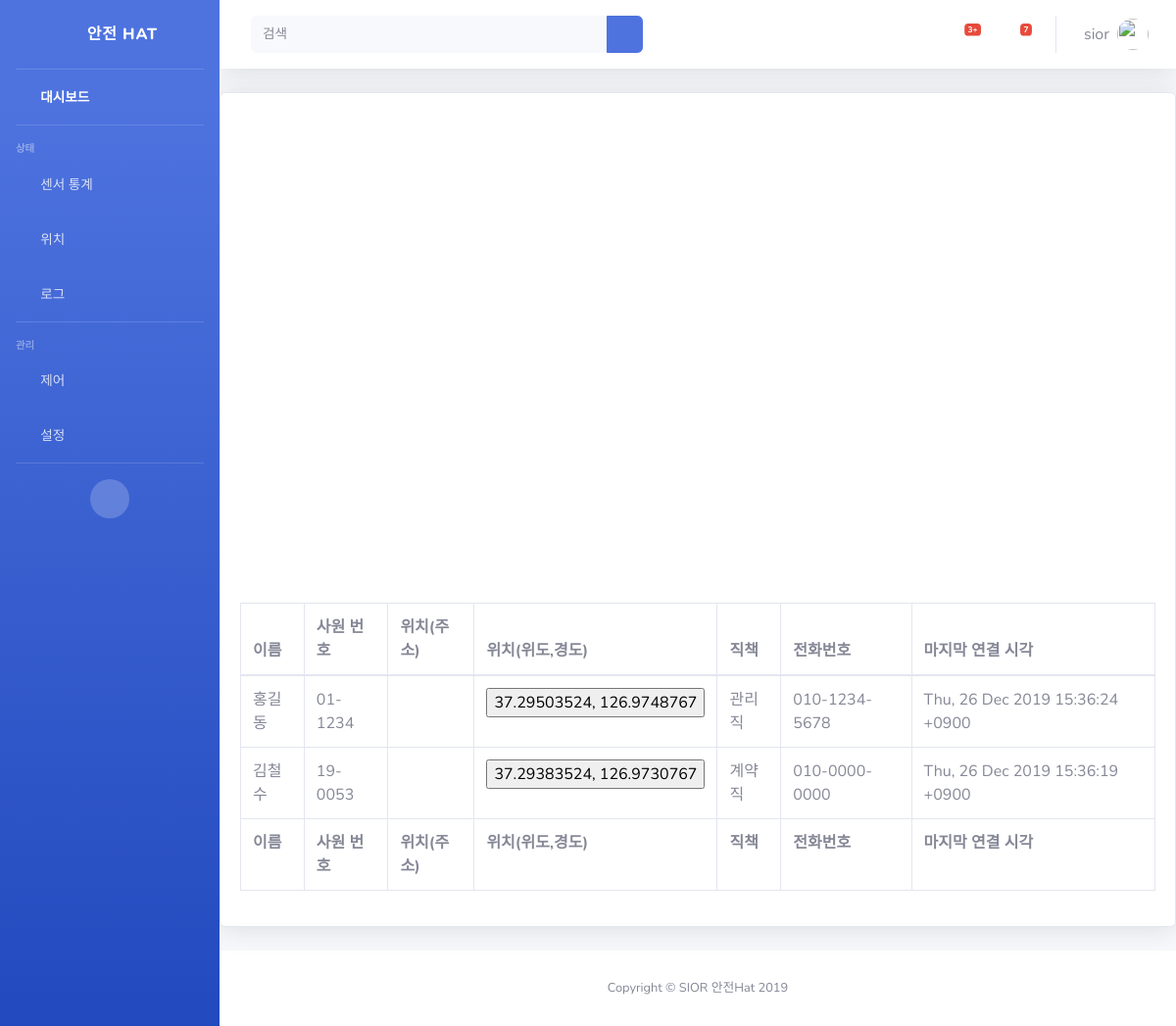
The page /home/location (signed in) on the database its author committed.
### dashboard/models.py (models this page shows)
class Hat(models.Model):
    id = models.AutoField(primary_key = True)
    user_name = models.CharField(max_length = 50)
    employee_id = models.CharField(max_length = 100, null = True)
    phone_number = models.CharField(max_length = 20, null = True)
    job_position = models.CharField(max_length = MAX_LEN, null = True)
    last_location_gps_lat = models.CharField(max_length = MAX_LEN, null = True, blank = True)
    last_location_gps_lng = models.CharField(max_length = MAX_LEN, null = True, blank = True)
    last_location_str = models.CharField(max_length = MAX_LEN, null = True, blank = True)
    last_connect_date = models.DateTimeField(null = True, blank = True)

### dashboard/views.py (the view)
# urls.py: path('location', views.location),
def location(request):
    Hats = Hat.objects
    return render(request, 'location.html', {'Hats': Hats})

### dashboard/templates/location.html (shortened to what this page needs)
{% extends "base.html" %}
{% load static %}
{% block content %}
    <div class="card shadow mb-4">
      <div id="map" style="width: 100%;height: 500px;"></div>
      <div class="card-body">
        <div class="table-responsive">
          <table class="table table-bordered" id="dataTable" width="100%" cellspacing="0">
            <thead>
              <tr>
                <th>이름</th>
                <th>사원 번호</th>
                <th>위치(주소)</th>
                <th>위치(위도,경도)</th>
                <th>직책</th>
                <th>전화번호</th>
                <th>마지막 연결 시각</th>
              </tr>
            </thead>
            <tfoot>
              <tr>
                <th>이름</th>
                <th>사원 번호</th>
                <th>위치(주소)</th>
                <th>위치(위도,경도)</th>
                <th>직책</th>
                <th>전화번호</th>
                <th>마지막 연결 시각</th>
              </tr>
            </tfoot>
            <tbody>
            {% for Hat in Hats.all %}
              <tr>
                <td>
                  {{Hat.user_name}}
                </td>
                <td>
                  {{Hat.employee_id}}
                </td>
                <td id="{{Hat.id}}_loc">
                </td>
                <td>
                  <input type="button" onclick="" value="{{Hat.last_location_gps_lat}}, {{Hat.last_location_gps_lng}}">
                </td>
                <td>{{Hat.job_position}}</td>
                <td>{{Hat.phone_number}}</td>
                <td>{{Hat.last_connect_date|date:"r"}}</td>
              </tr>
            {% endfor %}
            </tbody>
          </table>
        </div>
      </div>
    </div>
{% endblock %}

### dashboard/templates/base.html (shortened to what this page needs)
{% load static %}
<!DOCTYPE html>
<html lang="kr">
<head>
  <link href="{% static 'vendor/fontawesome-free/css/all.min.css' %}" rel="stylesheet" type="text/css">
  <link href="{% static 'css/sb-admin-2.min.css' %}" rel="stylesheet">
</head>
<body id="page-top">
  <div id="wrapper">
  <ul class="navbar-nav bg-gradient-primary sidebar sidebar-dark accordion" id="accordionSidebar">
    <a class="sidebar-brand d-flex align-items-center justify-content-center" href="/">
      <div class="sidebar-brand-icon rotate-n-15">
        <i class="fas fa-laugh-wink"></i>
      </div>
      <div class="sidebar-brand-text mx-3">안전 Hat</div>
    </a>
    <hr class="sidebar-divider my-0">
    <li class="nav-item active">
      <a class="nav-link" href="/">
        <i class="fas fa-fw fa-tachometer-alt"></i>
        <span>대시보드</span></a>
    </li>
    <hr class="sidebar-divider">
    <div class="sidebar-heading">
      상태
    </div>
    <li class="nav-item">
      <a class="nav-link" href="statistics">
        <i class="fas fa-fw fa-chart-area"></i>
        <span>센서 통계</span></a>
    </li>
    <li class="nav-item">
      <a class="nav-link" href="location">
        <i class="fas fa-fw fa-table"></i>
        <span>위치</span></a>
    </li>
    <li class="nav-item">
      <a class="nav-link" href="log">
        <i class="fas fa-fw fa-table"></i>
        <span>로그</span></a>
    </li>
    <hr class="sidebar-divider d-none d-md-block">
    <div class="sidebar-heading">
      관리
    </div>
    <li class="nav-item">
      <a class="nav-link collapsed" href="#" data-toggle="collapse" data-target="#collapseUtilities" aria-expanded="true" aria-controls="collapseUtilities">
        <i class="fas fa-fw fa-wrench"></i>
        <span>제어</span>
      </a>
    </li>
    <li class="nav-item">
      <a class="nav-link collapsed" href="#" data-toggle="collapse" data-target="#collapseTwo" aria-expanded="true" aria-controls="collapseTwo">
        <i class="fas fa-fw fa-cog"></i>
        <span>설정</span>
      </a>
    </li>
    <hr class="sidebar-divider">
    <div class="text-center d-none d-md-inline">
      <button class="rounded-circle border-0" id="sidebarToggle"></button>
    </div>
  </ul>
  <div id="content-wrapper" class="d-flex flex-column">
    <div id="content">
      <nav class="navbar navbar-expand navbar-light bg-white topbar mb-4 static-top shadow">
        <form class="d-none d-sm-inline-block form-inline mr-auto ml-md-3 my-2 my-md-0 mw-100 navbar-search">
          <div class="input-group">
            <input type="text" class="form-control bg-light border-0 small" placeholder="검색" aria-label="Search" aria-describedby="basic-addon2">
            <div class="input-group-append">
              <button class="btn btn-primary" type="button">
                <i class="fas fa-search fa-sm"></i>
              </button>
            </div>
          </div>
        </form>
        <ul class="navbar-nav ml-auto">
          <li class="nav-item dropdown no-arrow mx-1">
          <a class="nav-link dropdown-toggle" href="#" id="alertsDropdown" role="button" data-toggle="dropdown" aria-haspopup="true" aria-expanded="false">
            <i class="fas fa-bell fa-fw"></i>
            <span class="badge badge-danger badge-counter">3+</span>
          </a>
          </li>
          <li class="nav-item dropdown no-arrow mx-1">
            <a class="nav-link dropdown-toggle" href="#" id="messagesDropdown" role="button" data-toggle="dropdown" aria-haspopup="true" aria-expanded="false">
              <i class="fas fa-envelope fa-fw"></i>
              <span class="badge badge-danger badge-counter">7</span>
            </a>
          </li>
            <li class="nav-item dropdown no-arrow">
              <a class="nav-link dropdown-toggle" href="#" id="userDropdown" role="button" data-toggle="dropdown" aria-haspopup="true" aria-expanded="false">
                <span class="mr-2 d-none d-lg-inline text-gray-600 middle">{{ user.username }}</span>
                <img class="img-profile rounded-circle" src="https://source.unsplash.com/QAB-WJcbgJk/60x60">
              </a>
            </li>
        </ul>
      </nav>
      {% block content %}{% endblock %}
    <footer class="sticky-footer bg-white">
      <div class="container my-auto">
        <div class="copyright text-center my-auto">
          <span>Copyright &copy; SIOR 안전Hat 2019</span>
        </div>
      </div>
    </footer>
    </div>
  </div>
</body>
</html>

### rows shown on the page
Hat: user_name "홍길동", employee_id "01-1234", last_location_gps_lat "37.29503524, 126.9748767", job_position "관리직", phone_number "010-1234-5678", last_connect_date "Thu, 26 Dec 2019 15:36:24 +0900"
Hat: user_name "김철수", employee_id "19-0053", last_location_gps_lat "37.29383524, 126.9730767", job_position "계약직", phone_number "010-0000-0000", last_connect_date "Thu, 26 Dec 2019 15:36:19 +0900"

### other values the page prints
{{ user.username }} "sior"
